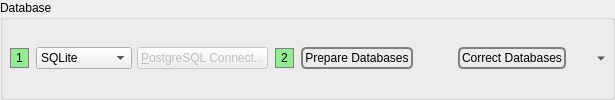
                 <widget class="QGroupBox" name="groupBox_15">
                  <property name="sizePolicy">
                   <sizepolicy hsizetype="Preferred" vsizetype="Maximum">
                    <horstretch>0</horstretch>
                    <verstretch>0</verstretch>
                   </sizepolicy>
                  </property>
                  <property name="title">
                   <string>Database</string>
                  </property>
                  <layout class="QHBoxLayout" name="horizontalLayout_87">
                   <property name="spacing">
                    <number>5</number>
                   </property>
                   <property name="leftMargin">
                    <number>5</number>
                   </property>
                   <property name="topMargin">
                    <number>5</number>
                   </property>
                   <property name="rightMargin">
                    <number>5</number>
                   </property>
                   <property name="bottomMargin">
                    <number>5</number>
                   </property>
                   <item>
                    <widget class="QLabel" name="label_105">
                     <property name="sizePolicy">
                      <sizepolicy hsizetype="Fixed" vsizetype="Fixed">
                       <horstretch>0</horstretch>
                       <verstretch>0</verstretch>
                      </sizepolicy>
                     </property>
                     <property name="styleSheet">
                      <string notr="true">QLabel {
 border: 1px solid gray;
 background-color: lightgreen;
 margin: 2px;
 padding: 2px;
 }</string>
                     </property>
                     <property name="text">
                      <string>1</string>
                     </property>
                    </widget>
                   </item>
                   <item>
                    <widget class="QComboBox" name="urls_db_type">
                     <property name="currentIndex">
                      <number>1</number>
                     </property>
                     <property name="sizeAdjustPolicy">
                      <enum>QComboBox::AdjustToContents</enum>
                     </property>
                     <item>
                      <property name="text">
                       <string>PostgreSQL</string>
                      </property>
                     </item>
                     <item>
                      <property name="text">
                       <string>SQLite</string>
                      </property>
                     </item>
                    </widget>
                   </item>
                   <item>
                    <widget class="QPushButton" name="postgresqlConnect">
                     <property name="enabled">
                      <bool>false</bool>
                     </property>
                     <property name="text">
                      <string>&amp;PostgreSQL Connect...</string>
                     </property>
                    </widget>
                   </item>
                   <item>
                    <widget class="QLabel" name="label_120">
                     <property name="sizePolicy">
                      <sizepolicy hsizetype="Fixed" vsizetype="Fixed">
                       <horstretch>0</horstretch>
                       <verstretch>0</verstretch>
                      </sizepolicy>
                     </property>
                     <property name="styleSheet">
                      <string notr="true">QLabel {
 border: 1px solid gray;
 background-color: lightgreen;
 margin: 2px;
 padding: 2px;
 }</string>
                     </property>
                     <property name="text">
                      <string>2</string>
                     </property>
                    </widget>
                   </item>
                   <item>
                    <widget class="QPushButton" name="prepareUrlDatabases">
                     <property name="styleSheet">
                      <string notr="true">QPushButton {
 border: 2px solid gray;
 background-color: qlineargradient(x1: 0, y1: 0, x2: 0, y2: 1,
                                   stop: 0 #E0E0E0, stop: 1 #FFFFFF);
 border-radius: 5px;

 padding: 2px;
 }


QPushButton:hover { 
background-color: qlineargradient(x1: 0, y1: 0, x2: 0, y2: 1,
                                   stop: 0 rgb(254,229,172), stop: 1 #FFFFFF);
background-position: top center; } 

QPushButton:pressed {
     background-color: darkgrey;
     border-style: inset;
 }</string>
                     </property>
                     <property name="text">
                      <string>Prepare Databases</string>
                     </property>
                    </widget>
                   </item>
                   <item>
                    <spacer name="horizontalSpacer_71">
                     <property name="orientation">
                      <enum>Qt::Horizontal</enum>
                     </property>
                     <property name="sizeHint" stdset="0">
                      <size>
                       <width>40</width>
                       <height>20</height>
                      </size>
                     </property>
                    </spacer>
                   </item>
                   <item>
                    <widget class="QPushButton" name="correctUrlDatabases">
                     <property name="toolTip">
                      <string>Remove orphaned database entries.</string>
                     </property>
                     <property name="styleSheet">
                      <string notr="true">QPushButton {
 border: 2px solid gray;
 background-color: qlineargradient(x1: 0, y1: 0, x2: 0, y2: 1,
                                   stop: 0 #E0E0E0, stop: 1 #FFFFFF);
 border-radius: 5px;

 padding: 2px;
 }


QPushButton:hover { 
background-color: qlineargradient(x1: 0, y1: 0, x2: 0, y2: 1,
                                   stop: 0 rgb(254,229,172), stop: 1 #FFFFFF);
background-position: top center; } 

QPushButton:pressed {
     background-color: darkgrey;
     border-style: inset;
 }</string>
                     </property>
                     <property name="text">
                      <string>Correct Databases</string>
                     </property>
                    </widget>
                   </item>
                   <item>
                    <widget class="QToolButton" name="deleteAllUrls">
                     <property name="styleSheet">
                      <string notr="true">QPushButton {
 border: 2px solid gray;
 background-color: qlineargradient(x1: 0, y1: 0, x2: 0, y2: 1,
                                   stop: 0 #E0E0E0, stop: 1 #FFFFFF);
 border-radius: 5px;

 padding: 2px;
 }


QPushButton:hover { 
background-color: qlineargradient(x1: 0, y1: 0, x2: 0, y2: 1,
                                   stop: 0 rgb(254,229,172), stop: 1 #FFFFFF);
background-position: top center; } 

QPushButton:pressed {
     background-color: darkgrey;
     border-style: inset;
 }</string>
                     </property>
                     <property name="icon">
                      <iconset>
                       <normaloff>:/generic/menu.png</normaloff>:/generic/menu.png</iconset>
                     </property>
                     <property name="popupMode">
                      <enum>QToolButton::MenuButtonPopup</enum>
                     </property>
                     <property name="autoRaise">
                      <bool>true</bool>
                     </property>
                    </widget>
                   </item>
                  </layout>
                 </widget>
